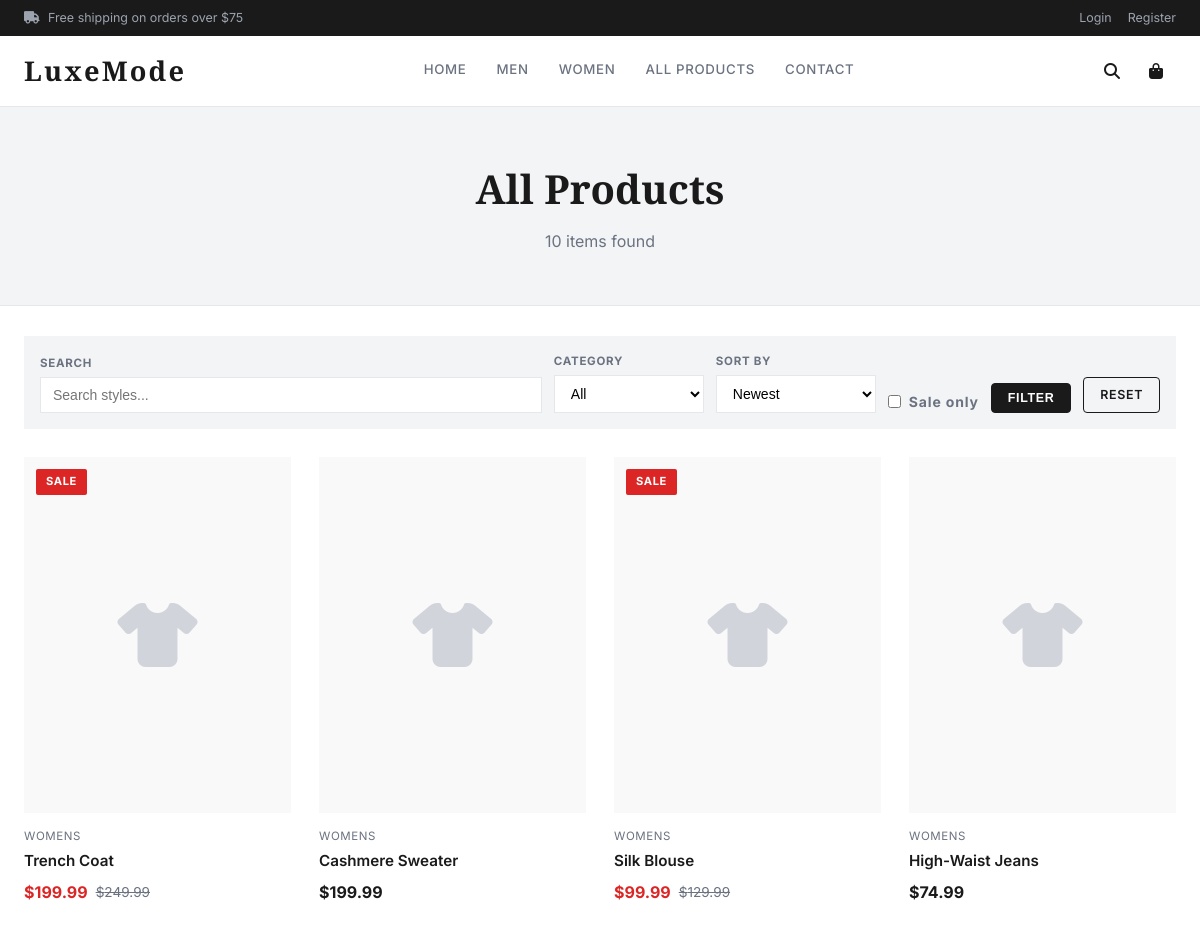
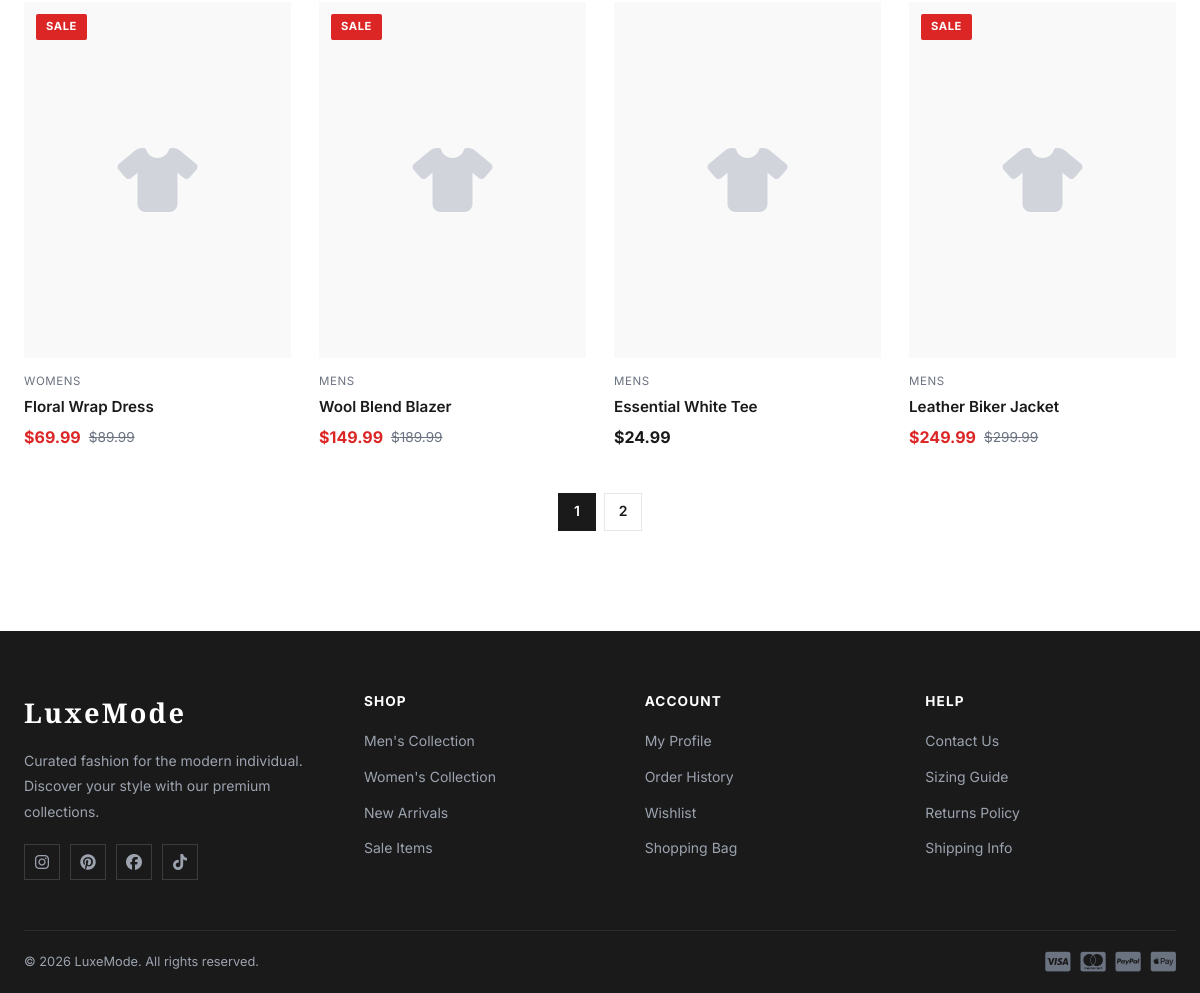
/products.php, run on the app's committed database (2 pictures, top to bottom).
### tables this page shows
CREATE TABLE IF NOT EXISTS products (
    product_id INT AUTO_INCREMENT PRIMARY KEY,
    title VARCHAR(200) NOT NULL,
    description TEXT,
    price DECIMAL(10,2) NOT NULL,
    sale_price DECIMAL(10,2) DEFAULT NULL,
    image VARCHAR(255),
    size VARCHAR(100),
    color VARCHAR(100),
    category ENUM('mens','womens','kids','accessories') NOT NULL,
    stock INT DEFAULT 0,
    created_at TIMESTAMP DEFAULT CURRENT_TIMESTAMP
);

### includes/auth.php (called while the page is built, shortened)
<?php
function is_logged_in() { return isset($_SESSION['customer_id']); }
function clean($v) { return htmlspecialchars(strip_tags(trim($v))); }

### products.php (the view, shortened to what this page needs)
<?php
require_once 'includes/header.php';
$search   = clean($_GET['search'] ?? '');
$category = clean($_GET['category'] ?? '');
$sort     = clean($_GET['sort'] ?? 'newest');
$sale     = isset($_GET['sale']);
$page     = max(1, (int)($_GET['page'] ?? 1));
$per      = 8;
$offset   = ($page - 1) * $per;
$where = "WHERE 1=1";
$params = []; $types = '';
$sort_map = ['newest'=>'product_id DESC','price_asc'=>'price ASC','price_desc'=>'price DESC','name'=>'title ASC'];
$order = $sort_map[$sort] ?? 'product_id DESC';
$ct_stmt = $conn->prepare("SELECT COUNT(*) FROM products $where");
$ct_stmt->execute();
$total = $ct_stmt->get_result()->fetch_row()[0];
$pages = ceil($total / $per);
$params[] = $per; $params[] = $offset; $types .= 'ii';
$stmt = $conn->prepare("SELECT * FROM products $where ORDER BY $order LIMIT ? OFFSET ?");
$stmt->bind_param($types, ...$params);
$stmt->execute();
$products = $stmt->get_result();
?>
<div class="page-banner">
    <div class="container">
        <h1><?= $search ? "Results for \"$search\"" : ($sale ? 'Sale Items' : 'All Products') ?></h1>
        <p><?= $total ?> item<?= $total!==1?'s':'' ?> found</p>
    </div>
</div>
<div class="container" style="padding:30px 24px;">
    <div class="filter-wrap">
        <form method="GET" style="display:flex;gap:12px;flex-wrap:wrap;align-items:flex-end;width:100%;">
            <div class="filter-group" style="flex:1;min-width:180px;">
                <label>Search</label>
                <input type="text" name="search" placeholder="Search styles..." value="<?= $search ?>">
            </div>
            <div class="filter-group">
                <label>Category</label>
                <select name="category">
                    <option value="">All</option>
                </select>
            </div>
            <div class="filter-group">
                <label>Sort By</label>
                <select name="sort">
                    <option value="newest" <?= $sort==='newest'?'selected':'' ?>>Newest</option>
                </select>
            </div>
            <div class="filter-group" style="flex-direction:row;align-items:center;gap:8px;min-width:auto;">
                <input type="checkbox" name="sale" id="sale_check" <?= $sale?'checked':'' ?> style="width:auto;">
                <label for="sale_check" style="text-transform:none;font-size:.875rem;">Sale only</label>
            </div>
            <button type="submit" class="btn btn-dark btn-sm">Filter</button>
            <a href="products.php" class="btn btn-outline btn-sm">Reset</a>
        </form>
    </div>
    <?php if ($products->num_rows === 0): ?>
    <div style="text-align:center;padding:60px 0;">
        <i class="fas fa-search" style="font-size:3rem;color:#d1d5db;"></i>
        <p style="margin-top:12px;color:#6b7280;">No products found.</p>
        <a href="products.php" class="btn btn-dark btn-sm" style="margin-top:16px;">View All Products</a>
    </div>
    <?php else: ?>
    <div class="product-grid">
        <?php while ($p = $products->fetch_assoc()): ?>
        <div class="product-card">
            <a href="product-detail.php?id=<?= $p['product_id'] ?>">
                <div class="product-img-wrap">
                    <?php if ($p['image'] && file_exists("uploads/{$p['image']}")): ?>
                    <img src="uploads/<?= htmlspecialchars($p['image']) ?>" alt="<?= htmlspecialchars($p['title']) ?>">
                    <?php else: ?>
                    <div class="product-placeholder"><i class="fas fa-tshirt"></i></div>
                    <?php endif; ?>
                    <?php if ($p['sale_price']): ?><span class="product-tag tag-sale">Sale</span><?php endif; ?>
                </div>
            </a>
            <div class="product-info">
                <div class="category"><?= ucfirst($p['category']) ?></div>
                <h3><?= htmlspecialchars($p['title']) ?></h3>
                <div class="price">
                    <?php if ($p['sale_price']): ?>
                    <span class="sale-price">$<?= number_format($p['sale_price'], 2) ?></span>
                    <span class="original">$<?= number_format($p['price'], 2) ?></span>
                    <?php else: ?>
                    <span class="current">$<?= number_format($p['price'], 2) ?></span>
                    <?php endif; ?>
                </div>
            </div>
        </div>
        <?php endwhile; ?>
    </div>
    <?php if ($pages > 1): ?>
    <div style="display:flex;gap:8px;justify-content:center;margin-top:36px;">
        <?php for ($i = 1; $i <= $pages; $i++): ?>
        <a href="?search=<?= urlencode($search) ?>&category=<?= urlencode($category) ?>&sort=<?= $sort ?>&page=<?= $i ?><?= $sale?'&sale=1':'' ?>"
           style="display:flex;align-items:center;justify-content:center;width:38px;height:38px;border:1.5px solid <?= $i===$page?'#1a1a1a':'#e5e7eb' ?>;background:<?= $i===$page?'#1a1a1a':'#fff' ?>;color:<?= $i===$page?'#fff':'#1a1a1a' ?>;font-size:.875rem;font-weight:600;">
            <?= $i ?>
        </a>
        <?php endfor; ?>
    </div>
    <?php endif; ?>
    <?php endif; ?>
</div>
<?php require_once 'includes/footer.php'; ?>

### includes/header.php (shortened to what this page needs)
<?php
require_once __DIR__ . '/auth.php';
?>
<!DOCTYPE html>
<html lang="en">
<head>
    <link rel="stylesheet" href="/fashion-store/css/style.css">
    <link rel="stylesheet" href="https://cdnjs.cloudflare.com/ajax/libs/font-awesome/6.5.0/css/all.min.css">
</head>
<body>
<div class="topbar">
    <div class="container">
        <div class="topbar-inner">
            <span><i class="fas fa-truck"></i> Free shipping on orders over $75</span>
            <div class="topbar-right">
                <?php if (is_logged_in()): ?>
                <span><i class="fas fa-user"></i> Hi, <?= clean($_SESSION['fullname']) ?>!</span>
                <a href="/fashion-store/logout.php">Logout</a>
                <?php else: ?>
                <a href="/fashion-store/login.php">Login</a>
                <a href="/fashion-store/register.php">Register</a>
                <?php endif; ?>
            </div>
        </div>
    </div>
</div>
<header class="site-header">
    <div class="container">
        <div class="header-inner">
            <a href="/fashion-store/index.php" class="logo">LuxeMode</a>
            <nav class="main-nav" id="mainNav">
                <a href="/fashion-store/index.php">Home</a>
                <a href="/fashion-store/mens.php">Men</a>
                <a href="/fashion-store/womens.php">Women</a>
                <a href="/fashion-store/products.php">All Products</a>
                <a href="/fashion-store/contact.php">Contact</a>
            </nav>
            <div class="header-actions">
                <a href="/fashion-store/products.php" class="icon-btn" title="Search"><i class="fas fa-search"></i></a>
                <a href="/fashion-store/cart.php" class="icon-btn" title="Cart">
                    <i class="fas fa-shopping-bag"></i>
                </a>
            </div>
        </div>
    </div>
</header>
<main>

### includes/footer.php (shortened to what this page needs)
</main>
<footer class="site-footer">
    <div class="container">
        <div class="footer-top">
            <div class="footer-brand">
                <h2 class="logo">LuxeMode</h2>
                <p>Curated fashion for the modern individual. Discover your style with our premium collections.</p>
                <div class="social-links">
                    <a href="#" aria-label="Instagram"><i class="fab fa-instagram"></i></a>
                    <a href="#" aria-label="Pinterest"><i class="fab fa-pinterest"></i></a>
                    <a href="#" aria-label="Facebook"><i class="fab fa-facebook"></i></a>
                    <a href="#" aria-label="TikTok"><i class="fab fa-tiktok"></i></a>
                </div>
            </div>
            <div class="footer-links">
                <div class="footer-col">
                    <h4>Shop</h4>
                    <ul>
                        <li><a href="/fashion-store/mens.php">Men's Collection</a></li>
                        <li><a href="/fashion-store/womens.php">Women's Collection</a></li>
                        <li><a href="/fashion-store/products.php">New Arrivals</a></li>
                        <li><a href="/fashion-store/products.php?sale=1">Sale Items</a></li>
                    </ul>
                </div>
                <div class="footer-col">
                    <h4>Account</h4>
                    <ul>
                        <li><a href="/fashion-store/profile.php">My Profile</a></li>
                        <li><a href="/fashion-store/orders.php">Order History</a></li>
                        <li><a href="/fashion-store/wishlist.php">Wishlist</a></li>
                        <li><a href="/fashion-store/cart.php">Shopping Bag</a></li>
                    </ul>
                </div>
                <div class="footer-col">
                    <h4>Help</h4>
                    <ul>
                        <li><a href="/fashion-store/contact.php">Contact Us</a></li>
                        <li><a href="#">Sizing Guide</a></li>
                        <li><a href="#">Returns Policy</a></li>
                        <li><a href="#">Shipping Info</a></li>
                    </ul>
                </div>
            </div>
        </div>
        <div class="footer-bottom">
            <p>&copy; <?= date('Y') ?> LuxeMode. All rights reserved.</p>
            <div class="payment-icons">
                <i class="fab fa-cc-visa"></i>
                <i class="fab fa-cc-mastercard"></i>
                <i class="fab fa-cc-paypal"></i>
                <i class="fab fa-cc-apple-pay"></i>
            </div>
        </div>
    </div>
</footer>
</body>
</html>

### data on the page
products: sale_price "SALE", category "WOMENS", title "Trench Coat"
products: category "WOMENS", title "Cashmere Sweater"
products: sale_price "SALE", category "WOMENS", title "Silk Blouse"
products: category "WOMENS", title "High-Waist Jeans"
products: sale_price "SALE", category "WOMENS", title "Floral Wrap Dress"
products: sale_price "SALE", category "MENS", title "Wool Blend Blazer"
products: category "MENS", title "Essential White Tee"
products: sale_price "SALE", category "MENS", title "Leather Biker Jacket"

### other printed values
$total "10"
